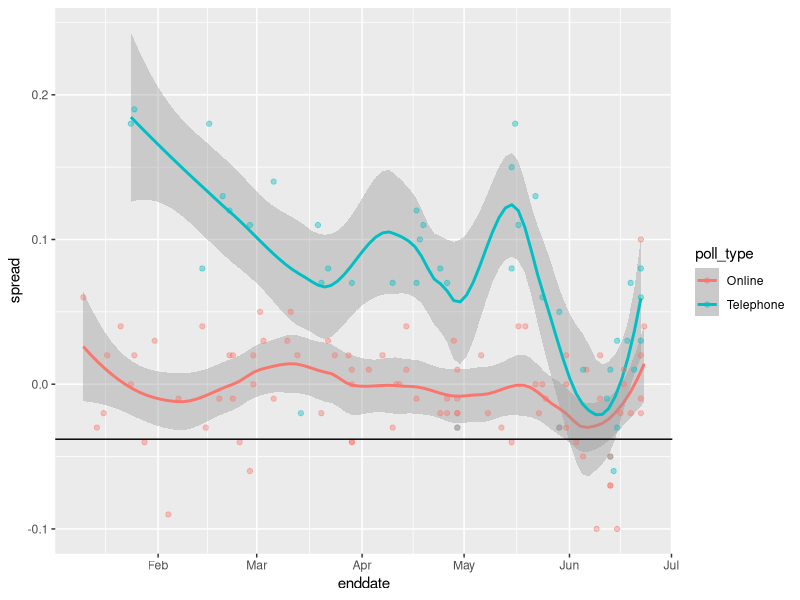
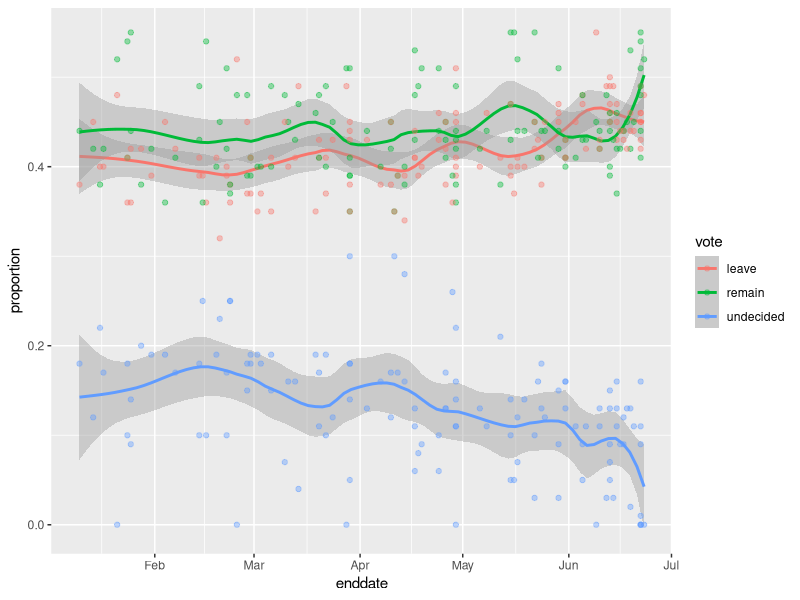

Generate these figures, in order, with R:
library(dslabs)
library(tidyverse)
options(digits = 3)
data(brexit_polls)

p <- .481
q <- 1-p
d <- 2*p-1
N <- 1500
#ex <- p*N
#se <- sqrt(p*q*N)
X <- p
SE <- sqrt(p*q/N)
SED <- 2*SE

brexit_polls <-  brexit_polls %>%
  mutate(x_hat = (spread+1)/2)
se <- sqrt(brexit_polls$x_hat*(1-brexit_polls$x_hat)/brexit_polls$samplesize)

ci<- brexit_polls$x_hat[1] + c(-1,1)*qnorm(.975)*se[1]

june_polls <- brexit_polls %>% 
  filter(enddate >= "2016-06-01") %>%
  mutate(se_x_hat = sqrt(x_hat*(1-x_hat)/samplesize),
         se_d = 2*se_x_hat,
         upper = spread + qnorm(.975)*se_d,
         lower = spread - qnorm(.975)*se_d,
         hit = d >= lower & d <= upper) 

pr_hit_by_pollster <- june_polls %>%
  group_by(pollster) %>%
  summarise(pr_hits = mean(hit), n = n()) %>%
  arrange(pr_hits)

#june_polls %>%
#  ggplot(aes(poll_type, spread, fill = poll_type)) +
#  geom_boxplot()

combined_by_type <- june_polls %>%
  group_by(poll_type) %>%
  summarise(N = sum(samplesize),
            spread = sum(spread*samplesize)/N,
            p_hat = (spread + 1) / 2,
            se = 2*sqrt(p_hat * (1- p_hat)/N),
            lower = spread - qnorm(.975)*se,
            upper = spread + qnorm(.975)*se)
combined_by_type

brexit_hit <- brexit_polls %>%
  mutate(se_x_hat = sqrt(x_hat*(1-x_hat)/samplesize),
         se_d = 2*se_x_hat,
         p_hat = x_hat,
         upper = spread + qnorm(.975)*se_d,
         lower = spread - qnorm(.975)*se_d,
         hit = d >= lower & d <= upper) %>%
   group_by(poll_type) %>%
  summarise(hits = sum(hit), misses = length(hit) - sum(hit)) #%>%
  #ungroup()%>%
  #select(-poll_type)

#chisq.test(brexit_hit)

#odds ratio
(48/37)/(10/32)

brexit_polls %>% 
  ggplot(aes(enddate,spread, color = poll_type)) +
  geom_smooth(method = "loess", span = .4) +
  geom_point(alpha = .4) +
  geom_hline(yintercept = -0.038)

brexit_long <- brexit_polls %>%
  pivot_longer(c(remain:undecided),names_to = "vote", values_to = "proportion") %>%
  mutate(vote = factor(vote)) %>%
  ggplot(aes(enddate, proportion, color = vote)) +
  geom_smooth(method = "loess", span = .3) +
  geom_point(alpha = .4) 
brexit_long
